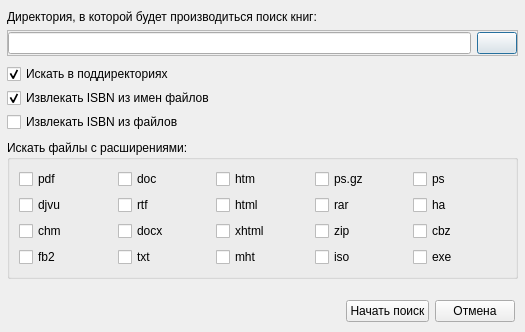
<?xml version="1.0" encoding="UTF-8"?>
<ui version="4.0">
 <class>guFindBookFilesDialog</class>
 <widget class="QDialog" name="guFindBookFilesDialog">
  <property name="geometry">
   <rect>
    <x>0</x>
    <y>0</y>
    <width>525</width>
    <height>328</height>
   </rect>
  </property>
  <property name="windowTitle">
   <string>Опции поика книг</string>
  </property>
  <property name="windowIcon">
   <iconset>
    <normaloff>:/icons/find_ebook.png</normaloff>:/icons/find_ebook.png</iconset>
  </property>
  <layout class="QVBoxLayout" name="verticalLayout_3">
   <property name="margin">
    <number>1</number>
   </property>
   <item>
    <widget class="QFrame" name="frameFilesLocation">
     <property name="frameShape">
      <enum>QFrame::NoFrame</enum>
     </property>
     <property name="frameShadow">
      <enum>QFrame::Plain</enum>
     </property>
     <layout class="QVBoxLayout" name="verticalLayout">
      <property name="spacing">
       <number>6</number>
      </property>
      <property name="leftMargin">
       <number>6</number>
      </property>
      <property name="rightMargin">
       <number>6</number>
      </property>
      <property name="bottomMargin">
       <number>6</number>
      </property>
      <item>
       <widget class="QLabel" name="label_24">
        <property name="text">
         <string>Директория, в которой будет производиться поиск книг:</string>
        </property>
       </widget>
      </item>
      <item>
       <widget class="QFrame" name="frame_2">
        <property name="frameShape">
         <enum>QFrame::StyledPanel</enum>
        </property>
        <property name="frameShadow">
         <enum>QFrame::Raised</enum>
        </property>
        <layout class="QHBoxLayout" name="horizontalLayout_2">
         <property name="leftMargin">
          <number>0</number>
         </property>
         <property name="topMargin">
          <number>1</number>
         </property>
         <property name="rightMargin">
          <number>0</number>
         </property>
         <property name="bottomMargin">
          <number>1</number>
         </property>
         <item>
          <widget class="QLineEdit" name="lineEditSearchPath">
           <property name="readOnly">
            <bool>true</bool>
           </property>
          </widget>
         </item>
         <item>
          <widget class="QPushButton" name="pushButtonSelectFolder">
           <property name="text">
            <string/>
           </property>
           <property name="icon">
            <iconset>
             <normaloff>:/icons/fileopen.png</normaloff>:/icons/fileopen.png</iconset>
           </property>
          </widget>
         </item>
        </layout>
       </widget>
      </item>
      <item>
       <layout class="QGridLayout" name="gridLayout">
        <property name="verticalSpacing">
         <number>0</number>
        </property>
        <item row="0" column="0" colspan="2">
         <widget class="QCheckBox" name="checkBoxFindRecursive">
          <property name="minimumSize">
           <size>
            <width>0</width>
            <height>24</height>
           </size>
          </property>
          <property name="text">
           <string>Искать в поддиректориях</string>
          </property>
          <property name="checked">
           <bool>true</bool>
          </property>
         </widget>
        </item>
        <item row="1" column="0">
         <widget class="QCheckBox" name="checkBoxExtractIsbnFromFileName">
          <property name="minimumSize">
           <size>
            <width>0</width>
            <height>24</height>
           </size>
          </property>
          <property name="text">
           <string>Извлекать ISBN из имен файлов</string>
          </property>
          <property name="checked">
           <bool>true</bool>
          </property>
         </widget>
        </item>
        <item row="2" column="0">
         <widget class="QCheckBox" name="checkBoxExtractIsbnFromFile">
          <property name="minimumSize">
           <size>
            <width>0</width>
            <height>24</height>
           </size>
          </property>
          <property name="text">
           <string>Извлекать ISBN из файлов</string>
          </property>
          <property name="checked">
           <bool>false</bool>
          </property>
         </widget>
        </item>
       </layout>
      </item>
      <item>
       <widget class="QGroupBox" name="groupBox">
        <property name="title">
         <string>Искать файлы с расширениями:</string>
        </property>
        <layout class="QVBoxLayout" name="verticalLayout_2">
         <item>
          <layout class="QGridLayout" name="gridLayout_2">
           <item row="0" column="0">
            <widget class="QCheckBox" name="checkBoxPDF">
             <property name="text">
              <string>pdf</string>
             </property>
            </widget>
           </item>
           <item row="0" column="1">
            <widget class="QCheckBox" name="checkBoxDOC">
             <property name="text">
              <string>doc</string>
             </property>
            </widget>
           </item>
           <item row="0" column="2">
            <widget class="QCheckBox" name="checkBoxHTM">
             <property name="text">
              <string>htm</string>
             </property>
            </widget>
           </item>
           <item row="2" column="1">
            <widget class="QCheckBox" name="checkBoxDOCX">
             <property name="text">
              <string>docx</string>
             </property>
            </widget>
           </item>
           <item row="0" column="3">
            <widget class="QCheckBox" name="checkBoxPSGZ">
             <property name="text">
              <string>ps.gz</string>
             </property>
            </widget>
           </item>
           <item row="1" column="1">
            <widget class="QCheckBox" name="checkBoxRTF">
             <property name="text">
              <string>rtf</string>
             </property>
            </widget>
           </item>
           <item row="0" column="4">
            <widget class="QCheckBox" name="checkBoxPS">
             <property name="text">
              <string>ps</string>
             </property>
            </widget>
           </item>
           <item row="1" column="4">
            <widget class="QCheckBox" name="checkBoxHA">
             <property name="text">
              <string>ha</string>
             </property>
            </widget>
           </item>
           <item row="2" column="4">
            <widget class="QCheckBox" name="checkBoxCBZ">
             <property name="text">
              <string>cbz</string>
             </property>
            </widget>
           </item>
           <item row="1" column="3">
            <widget class="QCheckBox" name="checkBoxRAR">
             <property name="text">
              <string>rar</string>
             </property>
            </widget>
           </item>
           <item row="2" column="3">
            <widget class="QCheckBox" name="checkBoxZIP">
             <property name="text">
              <string>zip</string>
             </property>
            </widget>
           </item>
           <item row="1" column="2">
            <widget class="QCheckBox" name="checkBoxHTML">
             <property name="text">
              <string>html</string>
             </property>
            </widget>
           </item>
           <item row="2" column="2">
            <widget class="QCheckBox" name="checkBoxXHTML">
             <property name="text">
              <string>xhtml</string>
             </property>
            </widget>
           </item>
           <item row="1" column="0">
            <widget class="QCheckBox" name="checkBoxDJVU">
             <property name="text">
              <string>djvu</string>
             </property>
            </widget>
           </item>
           <item row="2" column="0">
            <widget class="QCheckBox" name="checkBoxCHM">
             <property name="text">
              <string>chm</string>
             </property>
            </widget>
           </item>
           <item row="3" column="0">
            <widget class="QCheckBox" name="checkBoxFB2">
             <property name="text">
              <string>fb2</string>
             </property>
            </widget>
           </item>
           <item row="3" column="1">
            <widget class="QCheckBox" name="checkBoxTXT">
             <property name="text">
              <string>txt</string>
             </property>
            </widget>
           </item>
           <item row="3" column="2">
            <widget class="QCheckBox" name="checkBoxMHT">
             <property name="text">
              <string>mht</string>
             </property>
            </widget>
           </item>
           <item row="3" column="3">
            <widget class="QCheckBox" name="checkBoxISO">
             <property name="text">
              <string>iso</string>
             </property>
            </widget>
           </item>
           <item row="3" column="4">
            <widget class="QCheckBox" name="checkBoxEXE">
             <property name="text">
              <string>exe</string>
             </property>
            </widget>
           </item>
          </layout>
         </item>
        </layout>
       </widget>
      </item>
      <item>
       <spacer name="verticalSpacer">
        <property name="orientation">
         <enum>Qt::Vertical</enum>
        </property>
        <property name="sizeHint" stdset="0">
         <size>
          <width>20</width>
          <height>40</height>
         </size>
        </property>
       </spacer>
      </item>
     </layout>
    </widget>
   </item>
   <item>
    <widget class="QFrame" name="frame_11">
     <property name="frameShape">
      <enum>QFrame::NoFrame</enum>
     </property>
     <property name="frameShadow">
      <enum>QFrame::Raised</enum>
     </property>
     <layout class="QHBoxLayout" name="horizontalLayout_4">
      <item>
       <spacer name="horizontalSpacer_3">
        <property name="orientation">
         <enum>Qt::Horizontal</enum>
        </property>
        <property name="sizeHint" stdset="0">
         <size>
          <width>434</width>
          <height>20</height>
         </size>
        </property>
       </spacer>
      </item>
      <item>
       <widget class="QPushButton" name="pushButtonSet">
        <property name="text">
         <string>Начать поиск</string>
        </property>
       </widget>
      </item>
      <item>
       <widget class="QPushButton" name="pushButtonExit">
        <property name="text">
         <string>Отмена</string>
        </property>
       </widget>
      </item>
     </layout>
    </widget>
   </item>
  </layout>
 </widget>
 <resources/>
 <connections/>
</ui>
